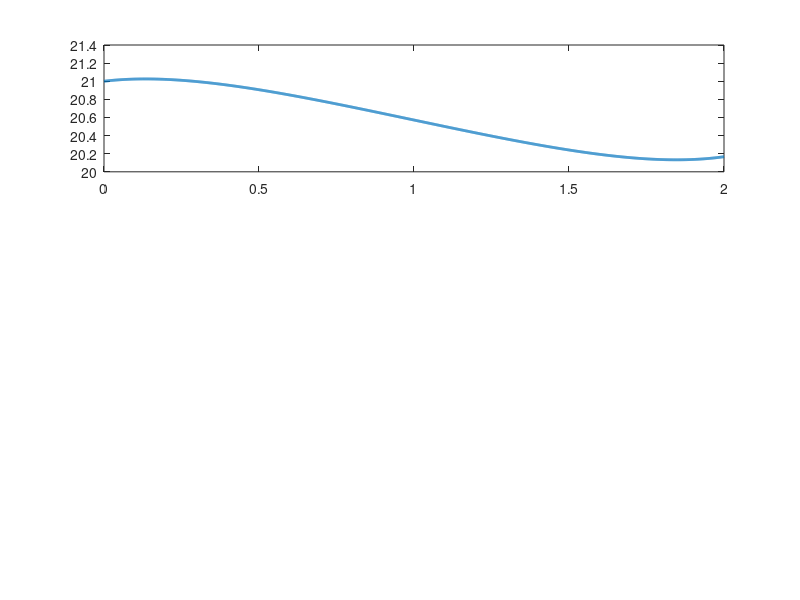

This figure's MATLAB source: (Note: this script raises an error after producing the figure.)
%% section 5.1: open-loop steering of CLTI (minimum-energy) to the origin
clear; clc; close all;

% reduced-order CLTI system (observable subsystem)
Ao = [0.1883  1.4362;
      0.3178  2.7380];
Bo = [0;
      0.0146];

% operating point
Vx_star     = 20;
lambda_star = 0.2;
x_star      = [Vx_star; lambda_star];
u_star = 725.398;

% time horizon
T  = 2.0;
dt = 1e-3;
t  = 0:dt:T;
N  = numel(t);

% initial condition (absolute to deviation)
x0_abs = [21; 0.35];
x0     = x0_abs - x_star;
xf = [0; 0];

% finite-horizon controllability gramian
W = zeros(2,2);
for k = 1:N
    s  = t(k);
    E  = expm(Ao*s);
    W  = W + (E*Bo*Bo'*E')*dt;
end

Winv = pinv(W);

% minimum-energy open-loop input
delta = (xf - expm(Ao*T)*x0);
u_tilde = zeros(1,N);
for k = 1:N
    tau = t(k);
    u_tilde(k) = (Bo' * expm(Ao'*(T - tau)) * (Winv*delta));
end

u = u_star + u_tilde;

% simulate deviation dynamics
x_tilde = zeros(2,N);
x_tilde(:,1) = x0;
for k = 1:N-1
    xdot = Ao*x_tilde(:,k) + Bo*u_tilde(k);
    x_tilde(:,k+1) = x_tilde(:,k) + xdot*dt;
end

% convert to absolute states for plotting
x_abs = x_tilde + x_star;
Vx    = x_abs(1,:);
lam   = x_abs(2,:);

% terminal check
fprintf("=== section 5.1 (open-loop min-energy) ===\n");
fprintf("T = %.3f s\n", T);
fprintf("x0_abs = [%.4f; %.4f]\n", x0_abs(1), x0_abs(2));
fprintf("x_star = [%.4f; %.4f]\n", x_star(1), x_star(2));
fprintf("x0_tilde = x0_abs - x_star = [%.4f; %.4f]\n", x0(1), x0(2));
fprintf("final deviation x_tilde(T) = [%.6f; %.6f]\n", x_tilde(1,end), x_tilde(2,end));
fprintf("peak |u - u*| = %.3f N*m\n", max(abs(u_tilde)));
fprintf("u range = [%.2f, %.2f] N*m\n", min(u), max(u));

% plotting results
figure('Position', [100 100 900 700]);

subplot(3,1,1);
plot(t, Vx, 'LineWidth', 2); hold on;
yline(Vx_star,'--','LineWidth',1.5);
grid on;
ylabel('Vx (m/s)');
title('Section 5.1: Open-loop Steering of CLTI System (absolute states shown)');
legend('Vx(t)','Vx*','Location','best');

subplot(3,1,2);
plot(t, lam, 'LineWidth', 2); hold on;
yline(lambda_star,'--','LineWidth',1.5);
grid on;
ylabel('lambda');
legend('lambda(t)','lambda*','Location','best');

subplot(3,1,3);
plot(t, u, 'LineWidth', 2); hold on;
yline(u_star,'--','LineWidth',1.5);
grid on;
xlabel('Time (s)');
ylabel('u(t) (Nm)');
legend('u(t)','u*','Location','best');